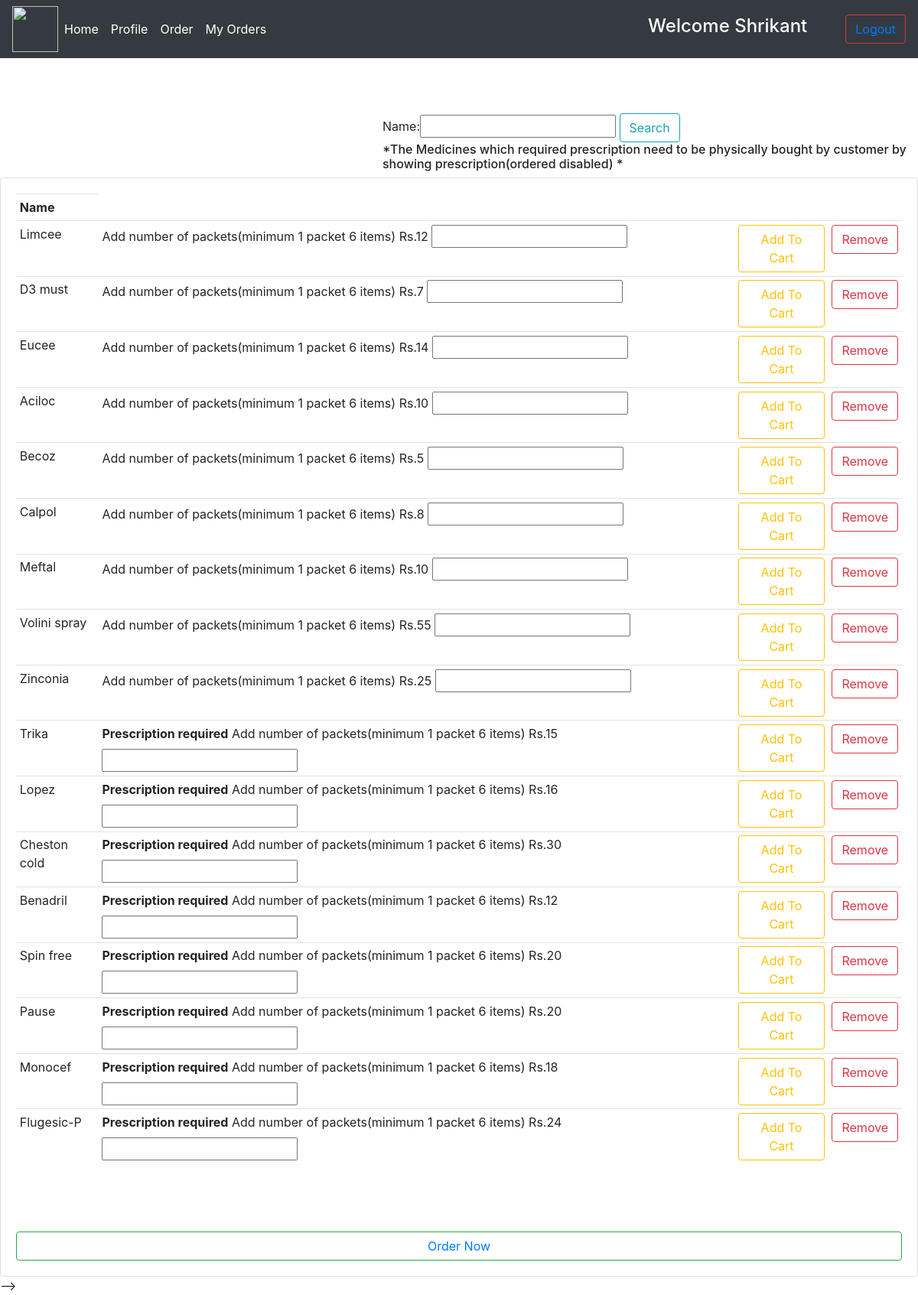
Screenshot of /orderpage/ (signed in) with the database file from the repository.
### management/models.py (models this page shows)
class Medicine(models.Model):
    id=models.AutoField(primary_key=True)
    name=models.CharField(max_length=200)
    batch_no=models.CharField(max_length=200)
    expire_date=models.DateField()
    price_per_item=models.IntegerField()
    prescribe_req=models.BooleanField(default=False)
    mfg_date=models.DateField()
    company_id=models.ForeignKey(Company,on_delete=models.CASCADE)
    quantity=models.IntegerField()
    def __str__(self):
        return self.name

### management/decorators.py (the view)
        def wrapper_func(request,*args,**kwargs):
            group=None
            if request.user.groups.exists():
                group=request.user.groups.all()[0].name
            print(group)
            if group in allowed_roles:
                print("working")
                return view_func(request, *args, **kwargs)
            if group=='owner':
                return redirect('dashboard')
            else:
                return HttpResponse('You are not authorized to view the page')

### management/views.py (called while the page is built)
@login_required(login_url='loginpage')
@allowed_users(allowed_roles=['customergrp'])
def orderpage(request):
    medicines=Medicine.objects.all()
    print(medicines)
    myfilter=MedicineFilter(request.GET,queryset=medicines)
    medicines=myfilter.qs
    context={'myfilter':myfilter,'med':medicines}
    return render(request,'managemet/orderpage.html',context)

### templates/managemet/orderpage.html (shortened to what this page needs)
{%  extends 'managemet/main.html' %}
{% block content %}
<br>
<br>
<br>
	<div style="padding-left:500px">
		<form>
        {{myfilter.form}}
      <button class="btn btn-outline-info" type="submit">Search</button>
		<h6>*The Medicines which required prescription need to be physically bought by customer by showing prescription(ordered disabled) *</h6>
    	</form>
	</div>
        <div class="row">
	<div class="col-md">
		<div class="card card-body">
			<table class="table table-sm">
				<tr>
					<th>Name</th>
				</tr>
				{% for i in med%}
					<tr>
                        <td ><span id="n{{i.id}}">{{i.name}}</span></td>
						<td>
							{% if i.prescribe_req %}
							<label style="font-weight:bold">Prescription required</label>
							{% endif %}
            				<label>Add number of packets(minimum 1 packet 6 items)</label>
							<label id="i{{i.id}}">Rs.<span id="p{{i.id}}">{{i.price_per_item}}</span></label>
                			<input id="ib{{i.id}}" class="quantity" type="number" name="quantity"/>
						</td>
                        <td><button id="{{i.id}}" class="btn btn-outline-warning cart">Add To Cart</button></td>
						<td><button id="r{{i.id}}" class="btn btn-outline-danger cart2">Remove </button></td>
					</tr>
				{% endfor %}
			</table>
			<br/>
			<br/>
			<br/>
			<button class="btn btn-outline-success"><a href="{% url 'billpage'  %}">Order Now</a></button>
		</div>
	</div>
</div>
{% endblock %}
{% block jscontent %}
<script src="https://ajax.googleapis.com/ajax/libs/jquery/3.5.1/jquery.min.js"></script>-->
        {% endblock %}

### templates/managemet/main.html (shortened to what this page needs)
<!doctype html>
<HTML lang="en">
  <head>
    <link rel="stylesheet" href="https://cdn.jsdelivr.net/npm/bootstrap@4.5.3/dist/css/bootstrap.min.css">
     </head>
<body>
        <nav class="navbar navbar-expand-lg  navbar-dark bg-dark">
  <img src="https://seeklogo.com/images/P/pharmacy-logo-7092A6C9DF-seeklogo.com.png"  width="60" height="60" class="d-inline-block align-top" alt="" loading="lazy">
  <div class="collapse navbar-collapse" id="navbarSupportedContent">
    <ul class="navbar-nav mr-auto">
        <li class="nav-item active">
        <a class="nav-link" href="{% url 'mainpage'  %}">Home<span class="sr-only">(current)</span></a>
      </li>
      <li class="nav-item active">
        <a class="nav-link" href="{% url 'viewprofile'  %}">Profile<span class="sr-only">(current)</span></a>
      </li>
      <li class="nav-item active">
        <a class="nav-link"  href="{% url 'orderpage'   %}">Order</a>
      </li>
        <li class="nav-item active">
        <a class="nav-link" href="{% url 'viewpreviousorders'  %}">My Orders</a>
      </li>
    </ul>
      <h4 style="color:white;padding-right:50px">Welcome {{request.user.username}}  </h4>
    <form class="form-inline my-2 my-lg-0">
        <button type="button" class="btn btn-outline-danger" type="submit"><a href="{% url 'logoutpage' %}">Logout</a></button>
    </form>
  </div>
</nav>
            {% block content %}
	        {% endblock %}
   </body>
       {% block jscontent %}
        {% endblock %}
     </body>
</HTML>

### rows the page displays
Medicine: name "Limcee", price_per_item "12"
Medicine: name "D3 must", price_per_item "7"
Medicine: name "Eucee", price_per_item "14"
Medicine: name "Aciloc", price_per_item "10"
Medicine: name "Becoz", price_per_item "5"
Medicine: name "Calpol", price_per_item "8"
Medicine: name "Meftal", price_per_item "10"
Medicine: name "Volini spray", price_per_item "55"
Medicine: name "Zinconia", price_per_item "25"
Medicine: name "Trika", prescribe_req "Prescription required", price_per_item "15"
Medicine: name "Lopez", prescribe_req "Prescription required", price_per_item "16"
Medicine: name "Cheston cold", prescribe_req "Prescription required", price_per_item "30"
Medicine: name "Benadril", prescribe_req "Prescription required", price_per_item "12"
Medicine: name "Spin free", prescribe_req "Prescription required", price_per_item "20"
Medicine: name "Pause", prescribe_req "Prescription required", price_per_item "20"
Medicine: name "Monocef", prescribe_req "Prescription required", price_per_item "18"
Medicine: name "Flugesic-P", prescribe_req "Prescription required", price_per_item "24"

### other values shown
{{ request.user.username }} "Shrikant"
